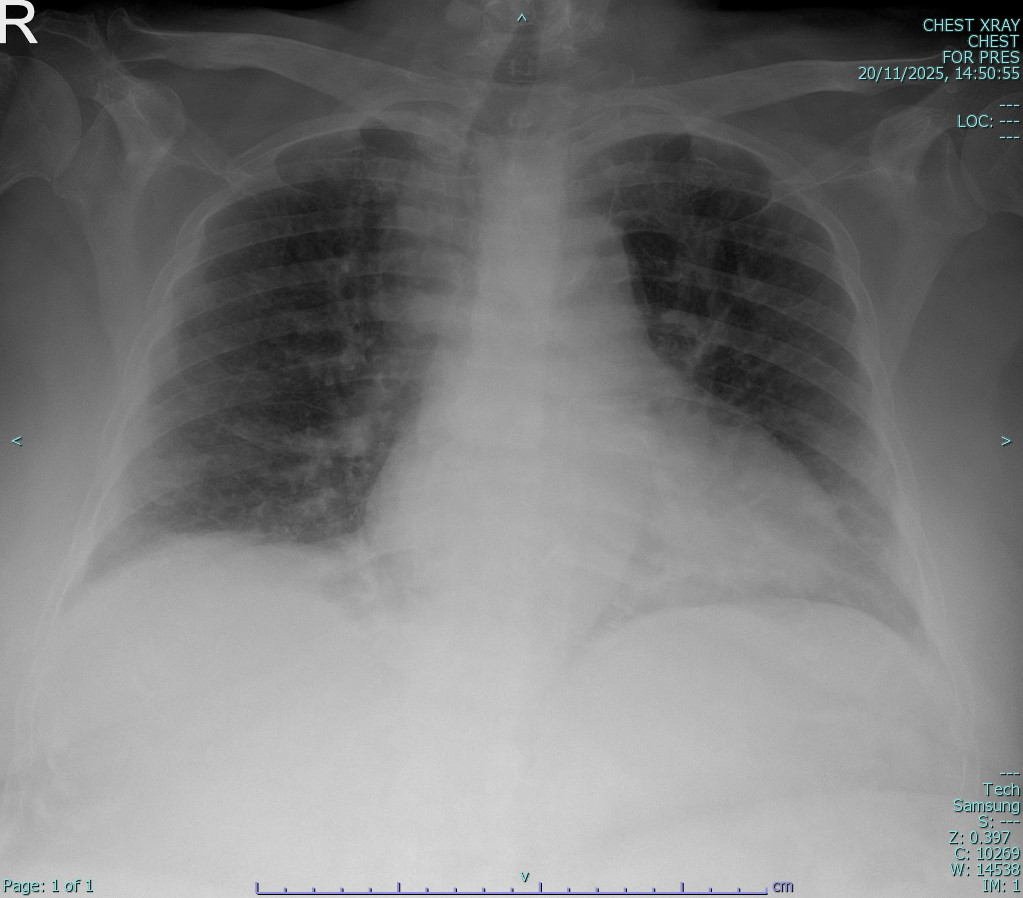
#> input picture python_files/Sahar_work/Pnimit_batch_2/A 23/SynapseExport (63).jpg, 1023 x 898 px; its folder holds only this picture in this run
$ python jpg_to_nii_pnimit_batch_2.py
#> lines starting #> are read from the running program, lines starting #| are printed output that depends on the picture
"""Convert PNIMIT batch 2 JPGs to NIfTI and build sequential pair folders.

Input layout:
    python_files/Sahar_work/Pnimit_batch_2/A 21/SynapseExport (57).jpg
                                          /A 21/SynapseExport (58).jpg
                                          ...

Output:
    1) A *.nii.gz file is written next to every *.jpg in the source tree.
       Conversion is byte-identical to python_files/jpg_to_nii (grayscale
       array, identity affine, no rotate / no mirror / no transpose).
    2) python_files/Sahar_work/Pnimit_batch_2_pairs/pair_A{N}_{i}_{i+1}/
       directories are created, each containing the two consecutive
       SynapseExport (k).nii.gz files for that patient (copied, not moved).

This mirrors the batch-1 layout under
python_files/annotation tool/Pairs_PNIMIT_1_pairs/.
"""
from __future__ import annotations

import re
import shutil
from pathlib import Path

import nibabel as nib
import numpy as np
from PIL import Image

SCRIPT_DIR = Path(__file__).resolve().parent
SRC_ROOT = SCRIPT_DIR / "Pnimit_batch_2"
PAIRS_ROOT = SCRIPT_DIR / "Pnimit_batch_2_pairs"

# "A 21" -> patient id "A21"
PATIENT_DIR_RE = re.compile(r"^A\s*(\d+)$")
# "SynapseExport (57).jpg" -> 57
SYNAPSE_RE = re.compile(r"SynapseExport \((\d+)\)\.jpg$", re.IGNORECASE)


def jpg_to_nii(jpg_path: Path, nii_path: Path) -> None:
    """Convert a single JPG to NIfTI matching batch-1 orientation.

    The annotation tool (python_files/annotation tool/main.py) loads NIfTI
    via ``nii.get_fdata().T``. Batch 1 files store the array transposed
    on disk so that this load-time ``.T`` recovers the original (H, W)
    image orientation. We replicate that here -- save ``arr.T`` -- so the
    images render upright and un-mirrored in the annotation tool.
    """
    img = Image.open(jpg_path).convert("L")  # grayscale
    data = np.array(img).T  # store (W, H) so tool's .T -> (H, W)
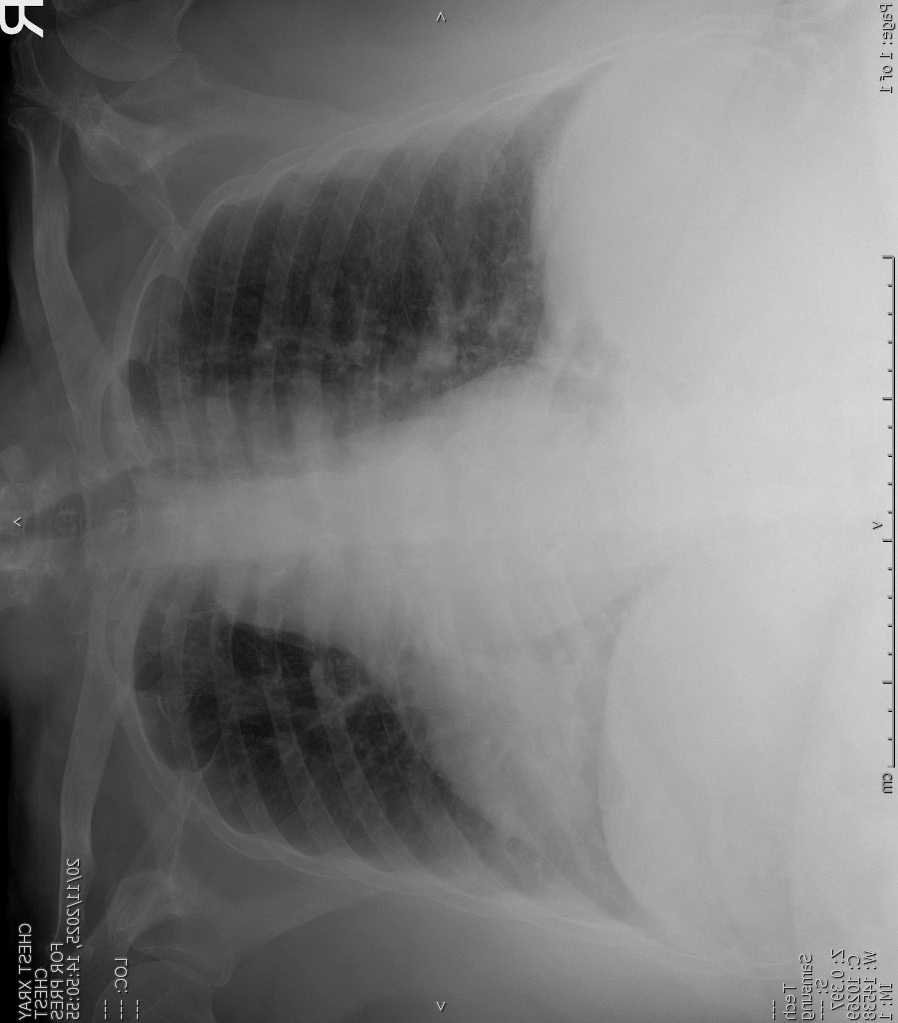
#> data: shape (1023, 898); min 0, max 245, mean 123.1
    nii = nib.Nifti1Image(data, affine=np.eye(4))
    nib.save(nii, str(nii_path))


def convert_patient_dir(patient_dir: Path) -> list[Path]:
    """Convert every *.jpg in patient_dir to *.nii.gz next to it.

    Returns the produced .nii.gz paths sorted by SynapseExport number.
    """
    jpgs = sorted(
        (p for p in patient_dir.iterdir() if SYNAPSE_RE.search(p.name)),
        key=lambda p: int(SYNAPSE_RE.search(p.name).group(1)),
    )
    nii_paths: list[Path] = []
    for jpg in jpgs:
        nii = jpg.with_suffix("")  # strip .jpg
        nii = nii.with_name(nii.name + ".nii.gz")
        jpg_to_nii(jpg, nii)
        print(f"  wrote {nii.name}")
        nii_paths.append(nii)
    return nii_paths


def build_pairs(patient_id: str, nii_paths: list[Path]) -> None:
    """Create pair_A{patient_id}_{i}_{i+1}/ folders for consecutive timepoints."""
    if len(nii_paths) < 2:
        print(f"  [{patient_id}] only {len(nii_paths)} timepoint(s); no pairs")
        return
    for idx in range(len(nii_paths) - 1):
        a, b = nii_paths[idx], nii_paths[idx + 1]
        pair_name = f"pair_{patient_id}_{idx + 1}_{idx + 2}"
        pair_dir = PAIRS_ROOT / pair_name
        pair_dir.mkdir(parents=True, exist_ok=True)
        for src in (a, b):
            dst = pair_dir / src.name
            shutil.copy2(src, dst)
        print(f"  built {pair_name} ({a.name} + {b.name})")


def main() -> None:
    if not SRC_ROOT.is_dir():
        raise SystemExit(f"missing source dir: {SRC_ROOT}")
    PAIRS_ROOT.mkdir(parents=True, exist_ok=True)

    patient_dirs = sorted(
        (p for p in SRC_ROOT.iterdir() if p.is_dir() and PATIENT_DIR_RE.match(p.name)),
        key=lambda p: int(PATIENT_DIR_RE.match(p.name).group(1)),
    )
    if not patient_dirs:
        raise SystemExit(f"no 'A NN' folders found under {SRC_ROOT}")

    for pdir in patient_dirs:
        patient_id = "A" + PATIENT_DIR_RE.match(pdir.name).group(1)
        print(f"[{patient_id}] {pdir}")
        nii_paths = convert_patient_dir(pdir)
        build_pairs(patient_id, nii_paths)
#> pass 2 of the loop in main, `for pdir in patient_dirs:`:
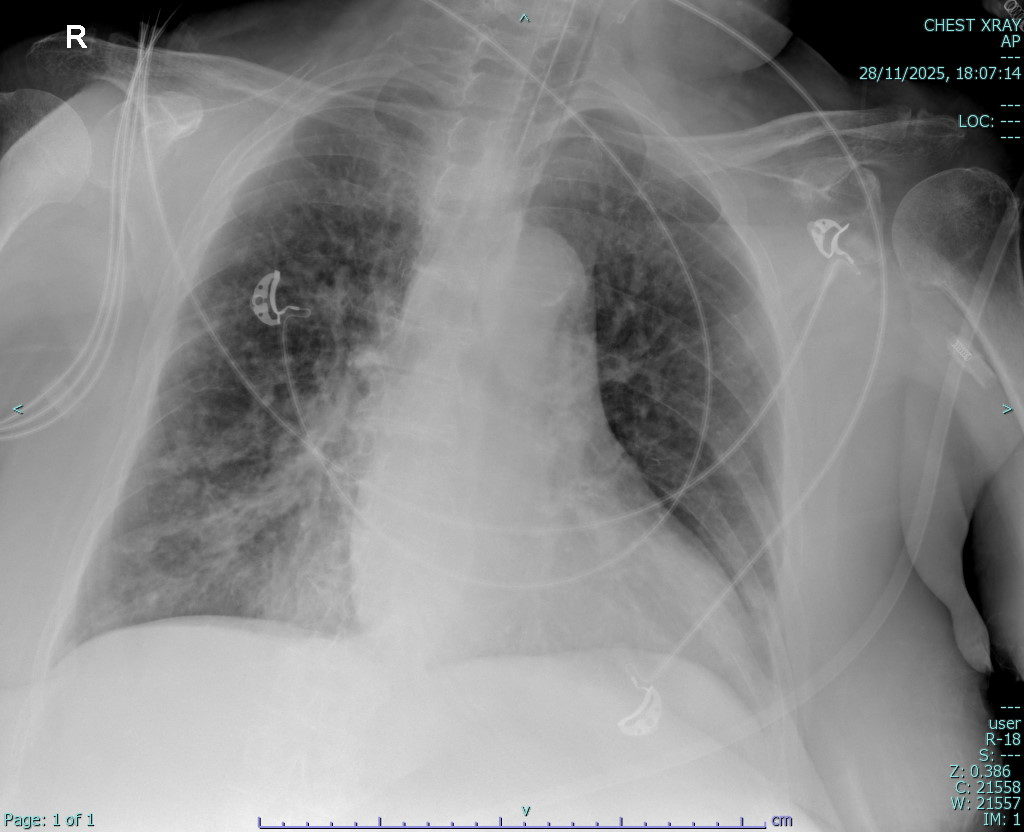
#> input picture python_files/Sahar_work/Pnimit_batch_2/A 25/SynapseExport (67).jpg, 1024 x 832 px
#> img: PIL image 1024x832 L
#> in jpg_to_nii (call 2), `data = np.array(img).T  # store (W, H) so tool's .T -> (H, W)`:
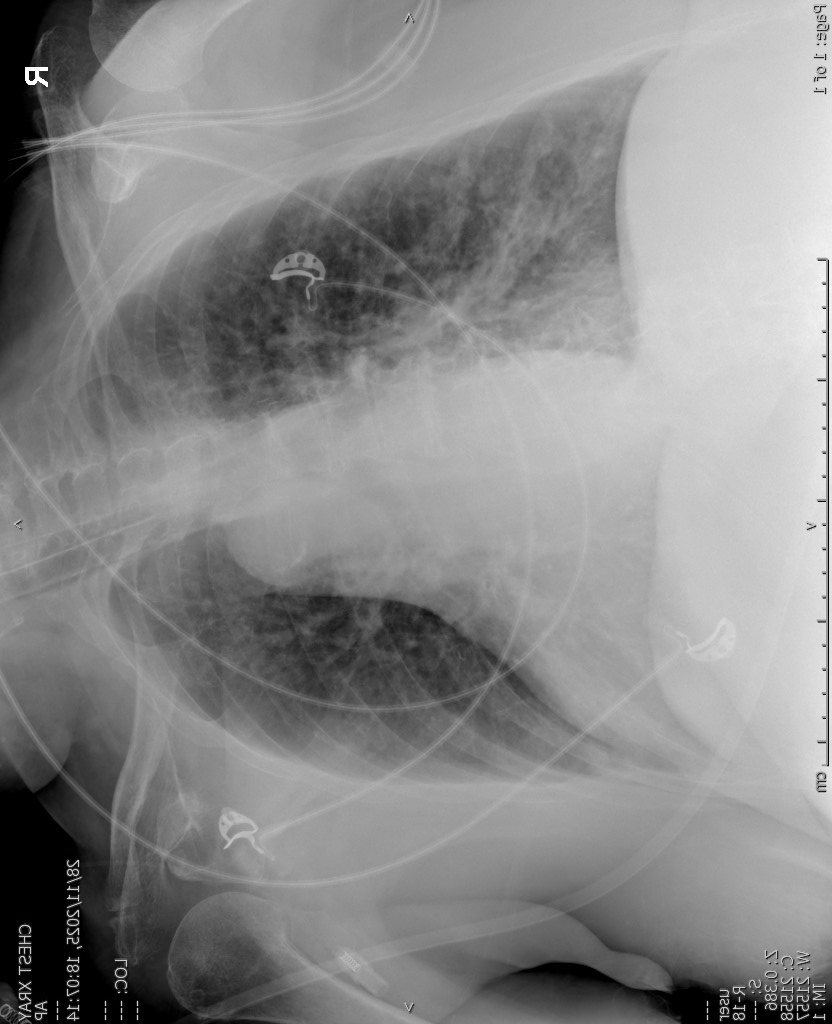
#> data: shape (1024, 832); min 0, max 255, mean 137
#> pass 3 of the loop in main, `for pdir in patient_dirs:`:
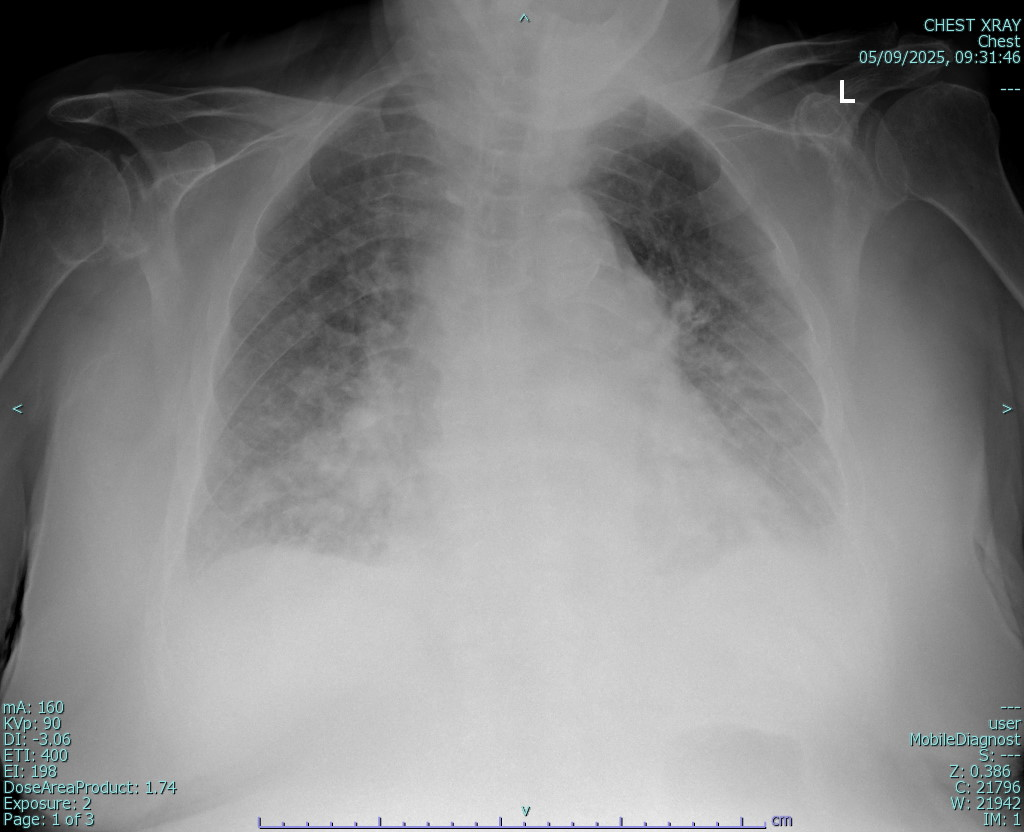
#> input picture python_files/Sahar_work/Pnimit_batch_2/A 30/SynapseExport (77).jpg, 1024 x 832 px
#> in jpg_to_nii (call 3), `data = np.array(img).T  # store (W, H) so tool's .T -> (H, W)`:
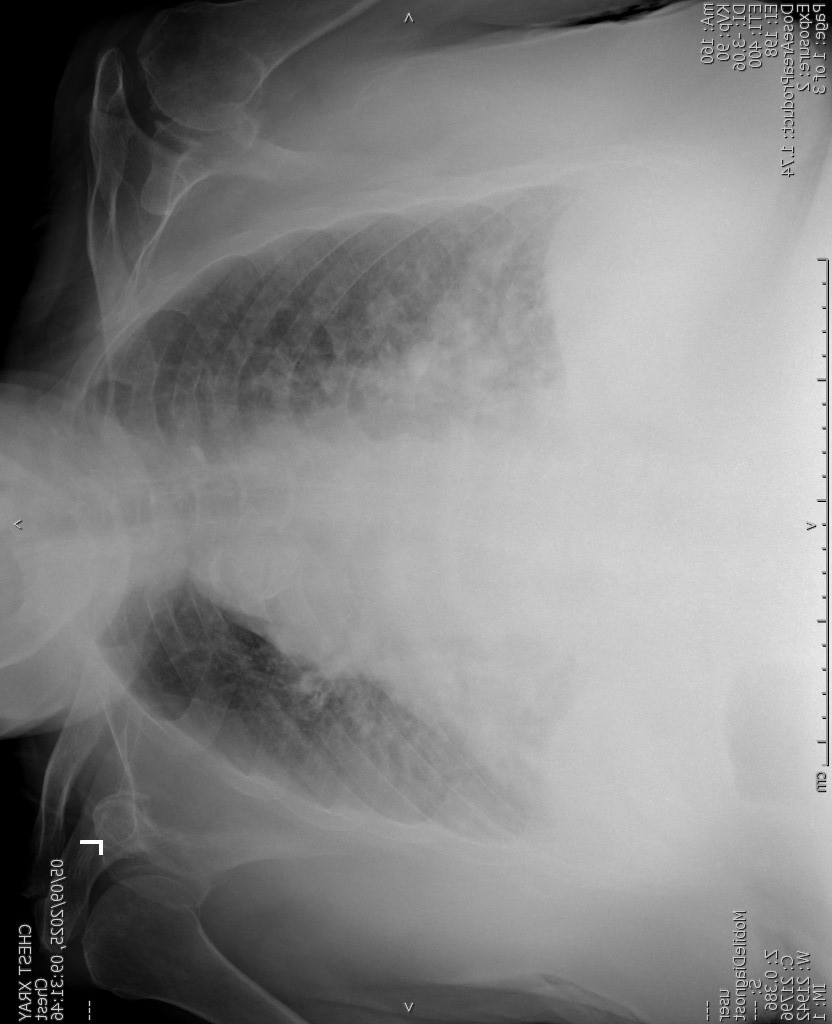
#> data: shape (1024, 832); min 0, max 255, mean 131.4
#> the loop made 4 passes; the first 3 are shown

    print(f"\nDone. Pairs written to: {PAIRS_ROOT}")


if __name__ == "__main__":
    main()
